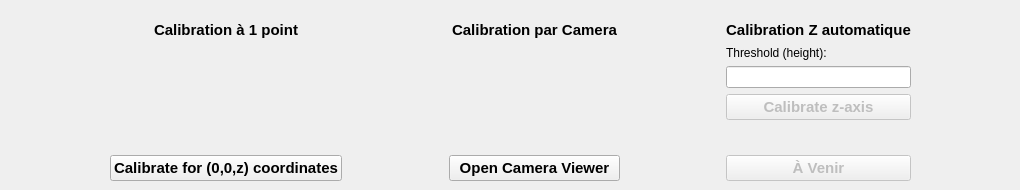
         <widget class="QWidget" name="calibration_page">
          <widget class="QWidget" name="layoutWidget">
           <property name="geometry">
            <rect>
             <x>10</x>
             <y>20</y>
             <width>1001</width>
             <height>161</height>
            </rect>
           </property>
           <layout class="QHBoxLayout" name="horizontalLayout_22">
            <item>
             <spacer name="horizontalSpacer_45">
              <property name="orientation">
               <enum>Qt::Horizontal</enum>
              </property>
              <property name="sizeHint" stdset="0">
               <size>
                <width>40</width>
                <height>20</height>
               </size>
              </property>
             </spacer>
            </item>
            <item>
             <layout class="QVBoxLayout" name="verticalLayout_28">
              <item>
               <widget class="QLabel" name="label_37">
                <property name="minimumSize">
                 <size>
                  <width>171</width>
                  <height>20</height>
                 </size>
                </property>
                <property name="font">
                 <font>
                  <family>Arial</family>
                  <pointsize>11</pointsize>
                  <weight>75</weight>
                  <bold>true</bold>
                 </font>
                </property>
                <property name="text">
                 <string>Calibration à 1 point</string>
                </property>
                <property name="alignment">
                 <set>Qt::AlignCenter</set>
                </property>
               </widget>
              </item>
              <item>
               <spacer name="verticalSpacer_23">
                <property name="orientation">
                 <enum>Qt::Vertical</enum>
                </property>
                <property name="sizeHint" stdset="0">
                 <size>
                  <width>20</width>
                  <height>40</height>
                 </size>
                </property>
               </spacer>
              </item>
              <item>
               <widget class="QLabel" name="calibration_coord">
                <property name="minimumSize">
                 <size>
                  <width>0</width>
                  <height>20</height>
                 </size>
                </property>
                <property name="text">
                 <string/>
                </property>
               </widget>
              </item>
              <item>
               <widget class="QPushButton" name="calibrate_1">
                <property name="font">
                 <font>
                  <family>Arial</family>
                  <pointsize>11</pointsize>
                  <weight>75</weight>
                  <bold>true</bold>
                 </font>
                </property>
                <property name="text">
                 <string>Calibrate for (0,0,z) coordinates</string>
                </property>
               </widget>
              </item>
             </layout>
            </item>
            <item>
             <spacer name="horizontalSpacer_44">
              <property name="orientation">
               <enum>Qt::Horizontal</enum>
              </property>
              <property name="sizeHint" stdset="0">
               <size>
                <width>40</width>
                <height>20</height>
               </size>
              </property>
             </spacer>
            </item>
            <item>
             <layout class="QVBoxLayout" name="verticalLayout_30">
              <item>
               <widget class="QLabel" name="label_39">
                <property name="minimumSize">
                 <size>
                  <width>171</width>
                  <height>20</height>
                 </size>
                </property>
                <property name="font">
                 <font>
                  <family>Arial</family>
                  <pointsize>11</pointsize>
                  <weight>75</weight>
                  <bold>true</bold>
                 </font>
                </property>
                <property name="text">
                 <string>Calibration par Camera</string>
                </property>
                <property name="alignment">
                 <set>Qt::AlignCenter</set>
                </property>
               </widget>
              </item>
              <item>
               <spacer name="verticalSpacer_26">
                <property name="orientation">
                 <enum>Qt::Vertical</enum>
                </property>
                <property name="sizeHint" stdset="0">
                 <size>
                  <width>20</width>
                  <height>40</height>
                 </size>
                </property>
               </spacer>
              </item>
              <item>
               <widget class="QPushButton" name="calibrate_3">
                <property name="enabled">
                 <bool>true</bool>
                </property>
                <property name="font">
                 <font>
                  <family>Arial</family>
                  <pointsize>11</pointsize>
                  <weight>75</weight>
                  <bold>true</bold>
                 </font>
                </property>
                <property name="text">
                 <string>Open Camera Viewer</string>
                </property>
               </widget>
              </item>
             </layout>
            </item>
            <item>
             <spacer name="horizontalSpacer_46">
              <property name="orientation">
               <enum>Qt::Horizontal</enum>
              </property>
              <property name="sizeHint" stdset="0">
               <size>
                <width>40</width>
                <height>20</height>
               </size>
              </property>
             </spacer>
            </item>
            <item>
             <layout class="QVBoxLayout" name="verticalLayout_29">
              <item>
               <widget class="QLabel" name="label_38">
                <property name="minimumSize">
                 <size>
                  <width>171</width>
                  <height>20</height>
                 </size>
                </property>
                <property name="font">
                 <font>
                  <family>Arial</family>
                  <pointsize>11</pointsize>
                  <weight>75</weight>
                  <bold>true</bold>
                 </font>
                </property>
                <property name="text">
                 <string>Calibration Z automatique</string>
                </property>
                <property name="alignment">
                 <set>Qt::AlignCenter</set>
                </property>
               </widget>
              </item>
              <item>
               <layout class="QVBoxLayout" name="verticalLayout_31">
                <item>
                 <widget class="QLabel" name="threshold_label">
                  <property name="styleSheet">
                   <string notr="true">font: 12pt &quot;MS Shell Dlg 2&quot;;</string>
                  </property>
                  <property name="text">
                   <string>Threshold (height):</string>
                  </property>
                 </widget>
                </item>
                <item>
                 <widget class="QLineEdit" name="threshold_input">
                  <property name="text">
                   <string/>
                  </property>
                 </widget>
                </item>
                <item>
                 <widget class="QPushButton" name="z_calibration_button">
                  <property name="enabled">
                   <bool>false</bool>
                  </property>
                  <property name="font">
                   <font>
                    <family>Arial</family>
                    <pointsize>11</pointsize>
                    <weight>75</weight>
                    <bold>true</bold>
                   </font>
                  </property>
                  <property name="text">
                   <string>Calibrate z-axis</string>
                  </property>
                 </widget>
                </item>
                <item>
                 <spacer name="verticalSpacer_25">
                  <property name="orientation">
                   <enum>Qt::Vertical</enum>
                  </property>
                  <property name="sizeHint" stdset="0">
                   <size>
                    <width>20</width>
                    <height>40</height>
                   </size>
                  </property>
                 </spacer>
                </item>
               </layout>
              </item>
              <item>
               <widget class="QPushButton" name="calibrate_2">
                <property name="enabled">
                 <bool>false</bool>
                </property>
                <property name="font">
                 <font>
                  <family>Arial</family>
                  <pointsize>11</pointsize>
                  <weight>75</weight>
                  <bold>true</bold>
                 </font>
                </property>
                <property name="text">
                 <string>À Venir</string>
                </property>
               </widget>
              </item>
             </layout>
            </item>
            <item>
             <spacer name="horizontalSpacer_47">
              <property name="orientation">
               <enum>Qt::Horizontal</enum>
              </property>
              <property name="sizeHint" stdset="0">
               <size>
                <width>40</width>
                <height>20</height>
               </size>
              </property>
             </spacer>
            </item>
           </layout>
          </widget>
         </widget>
